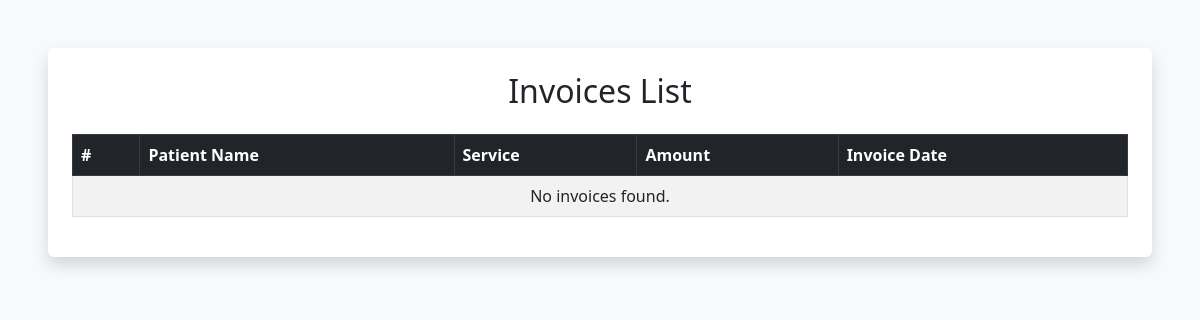
The app's page /invoices.php (signed in), older data.
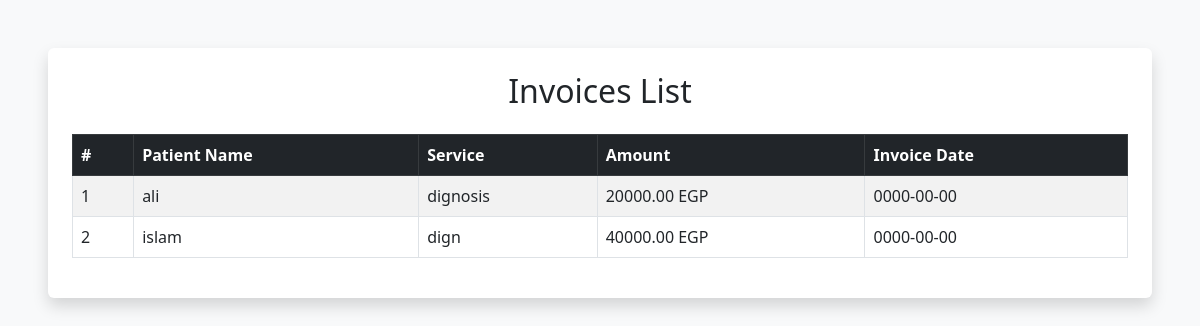
The same page, newer data.
### tables this page shows
CREATE TABLE `invoices` (
  `id` int(11) NOT NULL,
  `patient_id` int(11) NOT NULL,
  `service` varchar(255) NOT NULL,
  `amount` decimal(10,2) NOT NULL,
  `invoice_date` date NOT NULL,
  `notes` text DEFAULT NULL
);

CREATE TABLE `patients` (
  `id` int(11) NOT NULL,
  `name` varchar(255) DEFAULT NULL,
  `dob` date DEFAULT NULL,
  `phone` varchar(20) DEFAULT NULL,
  `address` varchar(255) DEFAULT NULL,
  `created_at` datetime DEFAULT current_timestamp(),
  `gender` varchar(10) DEFAULT NULL
);

### invoices.php (the view, shortened to what this page needs)
<?php
include 'config/db.php';
$sql = "SELECT invoices.*, patients.name AS patient_name
        FROM invoices
        JOIN patients ON invoices.patient_id = patients.id
        ORDER BY invoice_date DESC";
$result = $conn->query($sql);
?>
<!DOCTYPE html>
<html lang="en">
<head>
  <link href="https://cdn.jsdelivr.net/npm/bootstrap@5.3.0/dist/css/bootstrap.min.css" rel="stylesheet">
</head>
<body class="bg-light p-5">
  <div class="container bg-white p-4 rounded shadow">
    <h2 class="mb-4 text-center">Invoices List</h2>
    <table class="table table-bordered table-striped">
      <thead class="table-dark">
        <tr>
          <th>#</th>
          <th>Patient Name</th>
          <th>Service</th>
          <th>Amount</th>
          <th>Invoice Date</th>
        </tr>
      </thead>
      <tbody>
        <?php if ($result && $result->num_rows > 0): ?>
          <?php while ($row = $result->fetch_assoc()): ?>
            <tr>
              <td><?= $row['id'] ?></td>
              <td><?= htmlspecialchars($row['patient_name']) ?></td>
              <td><?= htmlspecialchars($row['service']) ?></td>
              <td><?= $row['amount'] ?> EGP</td>
              <td><?= $row['invoice_date'] ?></td>
            </tr>
          <?php endwhile; ?>
        <?php else: ?>
          <tr>
            <td colspan="5" class="text-center">No invoices found.</td>
          </tr>
        <?php endif; ?>
      </tbody>
    </table>
  </div>
</body>
</html>

Row changes from the older to the newer data that the page shows:
now on this page (row edited): invoices: id "1", patient.name "ali", service "dignosis", amount "20000.00", invoice_date "0000-00-00"
added invoices: id "2", patient.name "islam", service "dign", amount "40000.00", invoice_date "0000-00-00"
Text that changed along with them:
text no longer shown: "No invoices found."
